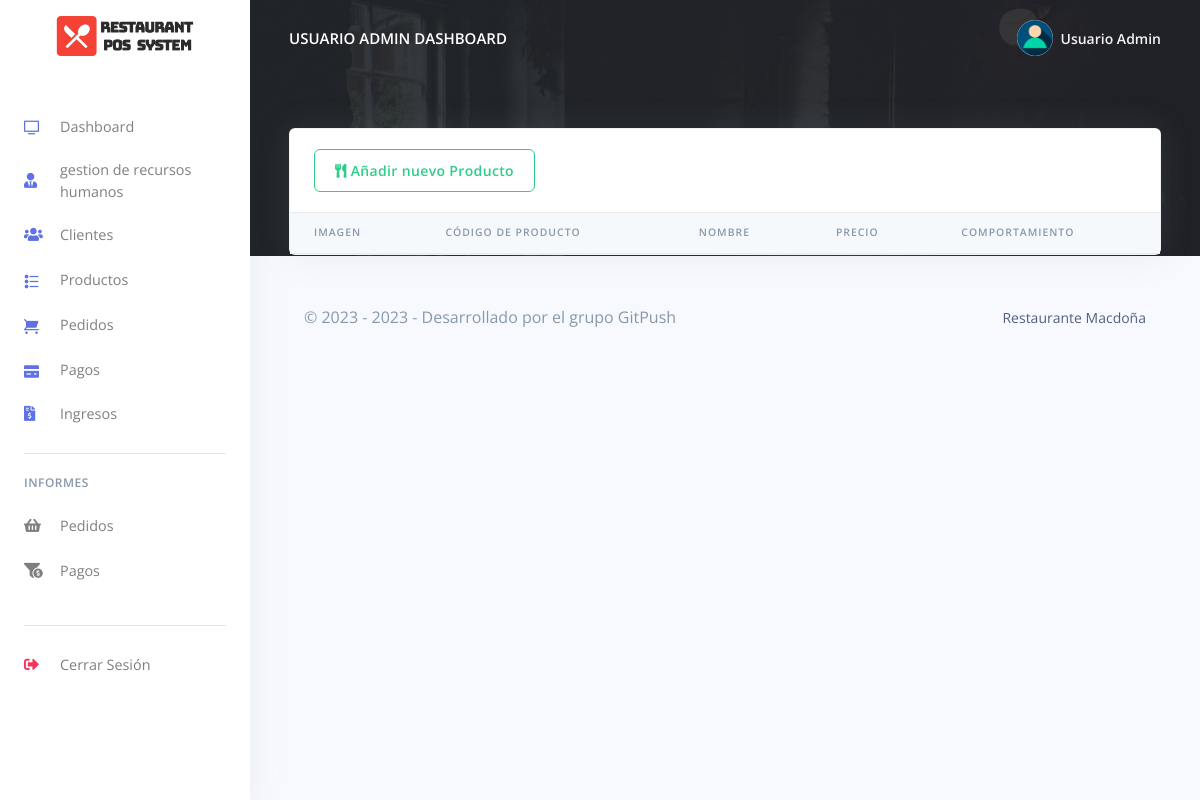
Page /Restro/admin/products.php (signed in) on the earlier database version.
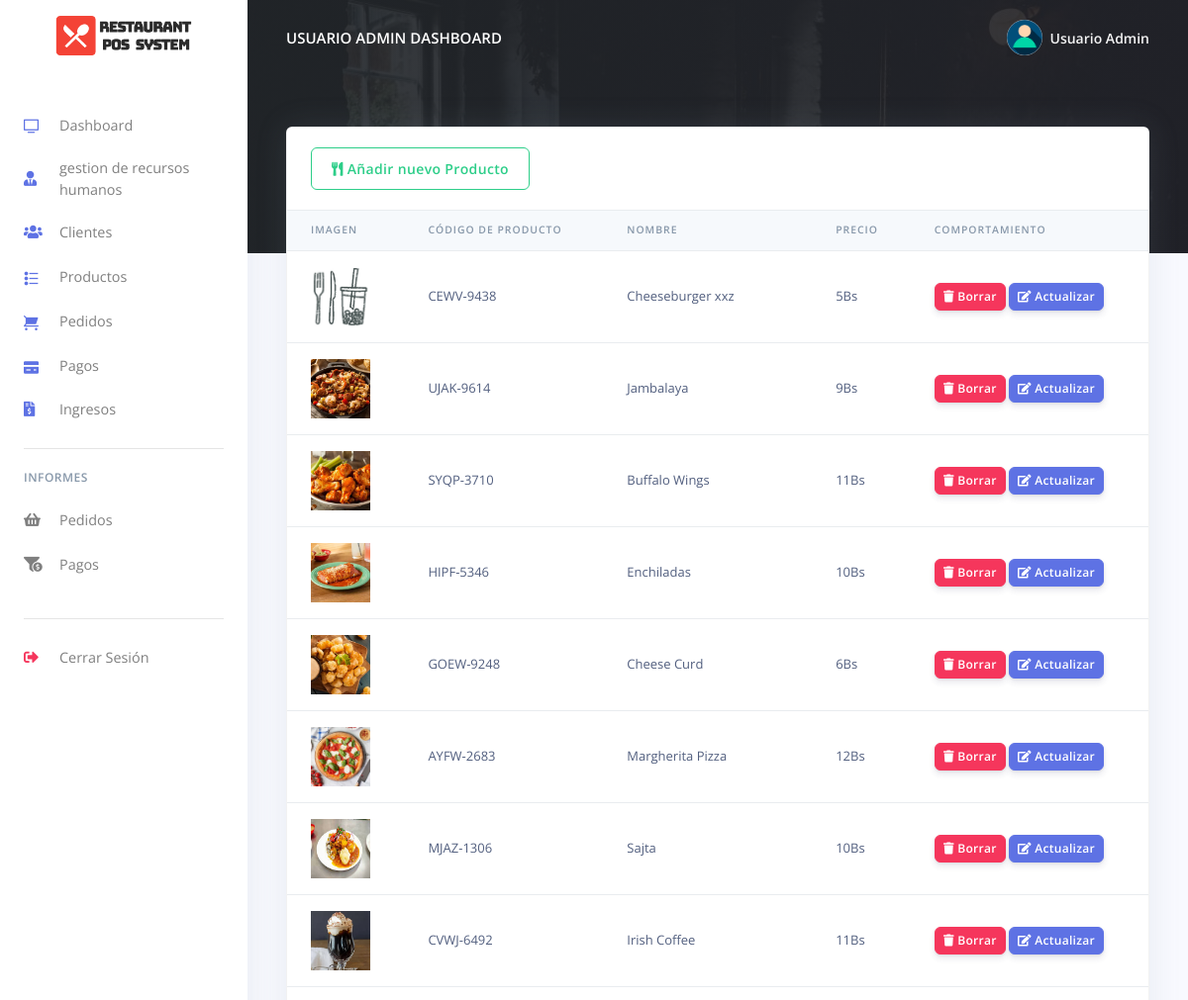
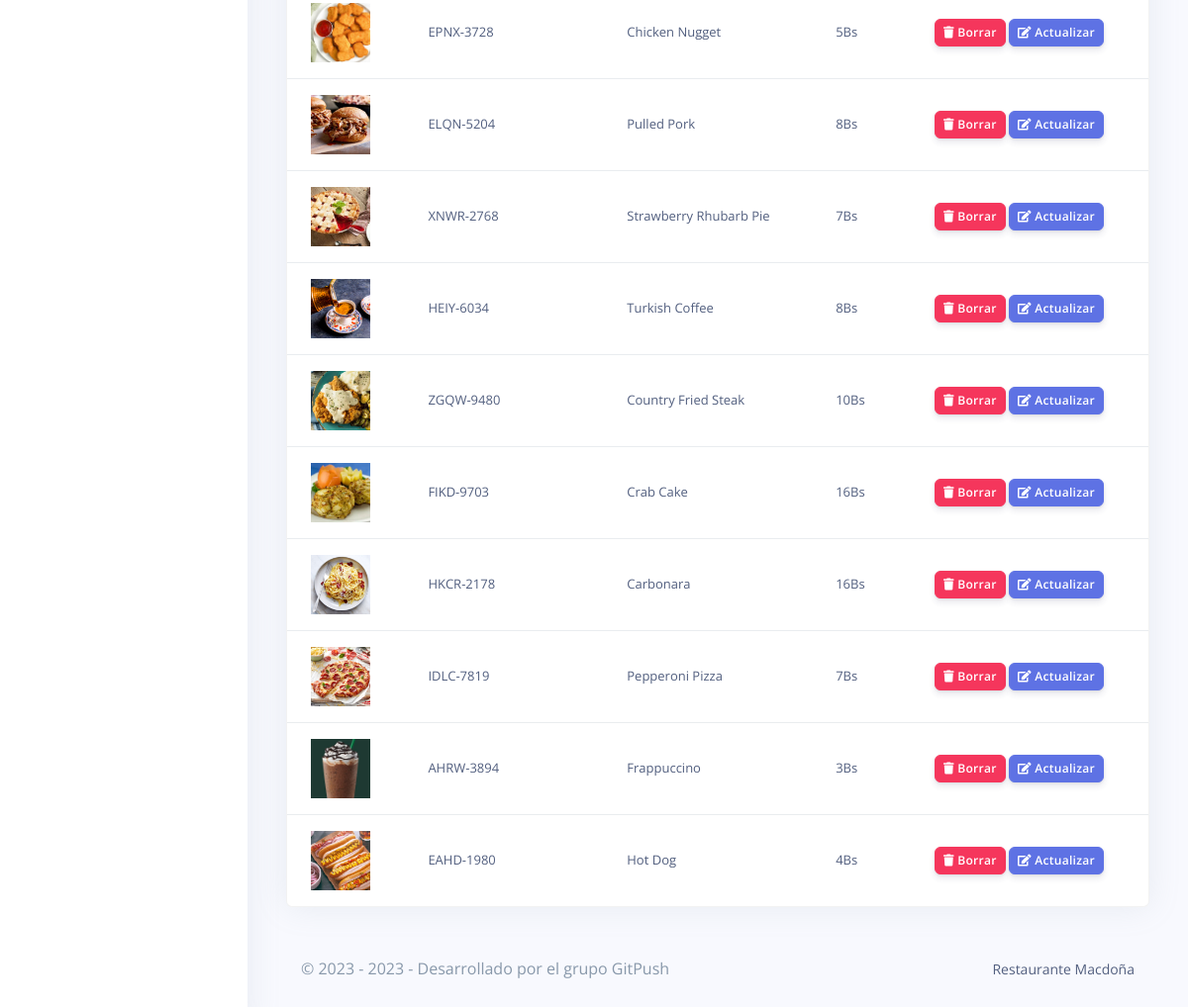
Same page on the later database version (2 pictures, top to bottom).
### tables this page shows
CREATE TABLE `rpos_admin` (
  `admin_id` varchar(200) NOT NULL,
  `admin_name` varchar(200) NOT NULL,
  `admin_email` varchar(200) NOT NULL,
  `admin_password` varchar(200) NOT NULL
);

CREATE TABLE `rpos_productos` (
  `prod_id` varchar(200) NOT NULL,
  `prod_code` varchar(200) NOT NULL,
  `prod_nombre` varchar(200) NOT NULL,
  `prod_img` varchar(200) NOT NULL,
  `prod_desc` longtext NOT NULL,
  `prod_precio` varchar(200) NOT NULL,
  `created_at` timestamp(6) NOT NULL DEFAULT current_timestamp(6) ON UPDATE current_timestamp(6)
);

### Restro/admin/products.php (the view, shortened to what the changed rows need)
<?php
include('config/config.php');
require_once('partials/_head.php');
?>
<body>
  <?php
  require_once('partials/_sidebar.php');
  ?>
  <div class="main-content">
    <?php
    require_once('partials/_topnav.php');
    ?>
    <div class="container-fluid mt--8">
      <div class="row">
        <div class="col">
          <div class="card shadow">
            <div class="table-responsive">
              <table class="table align-items-center table-flush">
                <thead class="thead-light">
                  <tr>
                    <th scope="col">IMAGEN</th>
                    <th scope="col">CÓDIGO DE PRODUCTO</th>
                    <th scope="col">NOMBRE</th>
                    <th scope="col">PRECIO</th>
                    <th scope="col">COMPORTAMIENTO</th>
                  </tr>
                </thead>
                <tbody>
                  <?php
                  $ret = "SELECT * FROM  rpos_productos ";
                  $stmt = $mysqli->prepare($ret);
                  $stmt->execute();
                  $res = $stmt->get_result();
                  while ($prod = $res->fetch_object()) {
                  ?>
                    <tr>
                      <td>
                        <?php
                        if ($prod->prod_img) {
                          echo "<img src='assets/img/products/$prod->prod_img' height='60' width='60 class='img-thumbnail'>";
                        } else {
                          echo "<img src='assets/img/products/default.jpg' height='60' width='60 class='img-thumbnail'>";
                        }
                        ?>
                      </td>
                      <td><?php echo $prod->prod_code; ?></td>
                      <td><?php echo $prod->prod_nombre; ?></td>
                      <td><?php echo $prod->prod_precio; ?>Bs</td>
                      <td>
                        <a href="delete_products.php?delete=<?php echo $prod->prod_id; ?>">
                          <button class="btn btn-sm btn-danger">
                            <i class="fas fa-trash"></i>
                            Borrar
                          </button>
                        </a>
                        <a href="update_product.php?update=<?php echo $prod->prod_id; ?>">
                          <button class="btn btn-sm btn-primary">
                            <i class="fas fa-edit"></i>
                            Actualizar
                          </button>
                        </a>
                      </td>
                    </tr>
                  <?php } ?>
                </tbody>
              </table>
            </div>
          </div>
        </div>
      </div>
    </div>
  </div>
</body>
</html>

### Restro/admin/partials/_sidebar.php (shortened to what the changed rows need)
<?php
$admin_id = $_SESSION['admin_id'];
$ret = "SELECT * FROM  rpos_admin  WHERE admin_id = '$admin_id'";
$stmt = $mysqli->prepare($ret);
$stmt->execute();
$res = $stmt->get_result();
while ($admin = $res->fetch_object()) {
?>
  <nav class="navbar navbar-vertical fixed-left navbar-expand-md navbar-light bg-white" id="sidenav-main">
    <div class="container-fluid">
      <a class="navbar-brand pt-0" href="dashboard.php">
        <img src="assets/img/brand/repos.png" class="navbar-brand-img" alt="...">
      </a>
      <div class="collapse navbar-collapse" id="sidenav-collapse-main">
        <ul class="navbar-nav">
          <li class="nav-item">
            <a class="nav-link" href="dashboard.php">
              <i class="ni ni-tv-2 text-primary"></i> Dashboard
            </a>
          </li>
          <li class="nav-item">
            <a class="nav-link" href="hrm.php">
              <i class="fas fa-user-tie text-primary"></i> gestion de recursos humanos
            </a>
          </li>
          <li class="nav-item">
            <a class="nav-link" href="customes.php">
              <i class="fas fa-users text-primary"></i> Clientes
            </a>
          </li>
          <li class="nav-item">
            <a class="nav-link" href="products.php">
              <i class="ni ni-bullet-list-67 text-primary"></i>Productos
            </a>
          </li>
          <li class="nav-item">
            <a class="nav-link" href="orders.php">
              <i class="ni ni-cart text-primary"></i> Pedidos
            </a>
          </li>
          <li class="nav-item">
            <a class="nav-link" href="payments.php">
              <i class="ni ni-credit-card text-primary"></i> Pagos
            </a>
          </li>
          <li class="nav-item">
            <a class="nav-link" href="receipts.php">
              <i class="fas fa-file-invoice-dollar text-primary"></i> Ingresos
            </a>
          </li>
        </ul>
        <hr class="my-3">
        <h6 class="navbar-heading text-muted">Informes</h6>
        <ul class="navbar-nav mb-md-3">
          <li class="nav-item">
            <a class="nav-link" href="orders_reports.php">
              <i class="fas fa-shopping-basket"></i> Pedidos
            </a>
          </li>
          <li class="nav-item">
            <a class="nav-link" href="payments_reports.php">
              <i class="fas fa-funnel-dollar"></i> Pagos
            </a>
          </li>
        </ul>
        <hr class="my-3">
        <ul class="navbar-nav mb-md-3">
          <li class="nav-item">
            <a class="nav-link" href="logout.php">
              <i class="fas fa-sign-out-alt text-danger"></i> Cerrar Sesión
            </a>
          </li>
        </ul>
      </div>
    </div>
  </nav>
<?php } ?>

### Restro/admin/partials/_topnav.php (shortened to what the changed rows need)
<?php
$admin_id = $_SESSION['admin_id'];
$ret = "SELECT * FROM  rpos_admin  WHERE admin_id = '$admin_id'";
$stmt = $mysqli->prepare($ret);
$stmt->execute();
$res = $stmt->get_result();
while ($admin = $res->fetch_object()) {
?>
    <nav class="navbar navbar-top navbar-expand-md navbar-dark" id="navbar-main">
        <div class="container-fluid">
            <a class="h4 mb-0 text-white text-uppercase d-none d-lg-inline-block" href="dashboard.php"><?php echo $admin->admin_name; ?> Dashboard</a>
            <ul class="navbar-nav align-items-center d-none d-md-flex">
                <li class="nav-item dropdown">
                    <a class="nav-link pr-0" href="#" role="button" data-toggle="dropdown" aria-haspopup="true" aria-expanded="false">
                        <div class="media align-items-center">
                            <span class="avatar avatar-sm rounded-circle">
                                <img alt="Image placeholder" src="assets/img/theme/user-a-min.png">
                            </span>
                            <div class="media-body ml-2 d-none d-lg-block">
                                <span class="mb-0 text-sm  font-weight-bold"><?php echo $admin->admin_name; ?></span>
                            </div>
                        </div>
                    </a>
                </li>
            </ul>
        </div>
    </nav>
<?php } ?>

Differences in the rows shown:
added rpos_productos: prod_code "CEWV-9438", prod_nombre "Cheeseburger xxz", prod_precio "5"
added rpos_productos: prod_img (picture), prod_code "UJAK-9614", prod_nombre "Jambalaya", prod_precio "9"
added rpos_productos: prod_img (picture), prod_code "SYQP-3710", prod_nombre "Buffalo Wings", prod_precio "11"
added rpos_productos: prod_img (picture), prod_code "HIPF-5346", prod_nombre "Enchiladas", prod_precio "10"
added rpos_productos: prod_img (picture), prod_code "GOEW-9248", prod_nombre "Cheese Curd", prod_precio "6"
added rpos_productos: prod_img (picture), prod_code "AYFW-2683", prod_nombre "Margherita Pizza", prod_precio "12"
added rpos_productos: prod_img (picture), prod_code "MJAZ-1306", prod_nombre "Sajta", prod_precio "10"
added rpos_productos: prod_img (picture), prod_code "CVWJ-6492", prod_nombre "Irish Coffee", prod_precio "11"
added rpos_productos: prod_img (picture), prod_code "EPNX-3728", prod_nombre "Chicken Nugget", prod_precio "5"
added rpos_productos: prod_img (picture), prod_code "ELQN-5204", prod_nombre "Pulled Pork", prod_precio "8"
added rpos_productos: prod_img (picture), prod_code "XNWR-2768", prod_nombre "Strawberry Rhubarb Pie", prod_precio "7"
added rpos_productos: prod_img (picture), prod_code "HEIY-6034", prod_nombre "Turkish Coffee", prod_precio "8"
added rpos_productos: prod_img (picture), prod_code "ZGQW-9480", prod_nombre "Country Fried Steak", prod_precio "10"
added rpos_productos: prod_img (picture), prod_code "FIKD-9703", prod_nombre "Crab Cake", prod_precio "16"
added rpos_productos: prod_img (picture), prod_code "HKCR-2178", prod_nombre "Carbonara", prod_precio "16"
added rpos_productos: prod_img (picture), prod_code "IDLC-7819", prod_nombre "Pepperoni Pizza", prod_precio "7"
added rpos_productos: prod_img (picture), prod_code "AHRW-3894", prod_nombre "Frappuccino", prod_precio "3"
added rpos_productos: prod_img (picture), prod_code "EAHD-1980", prod_nombre "Hot Dog", prod_precio "4"
